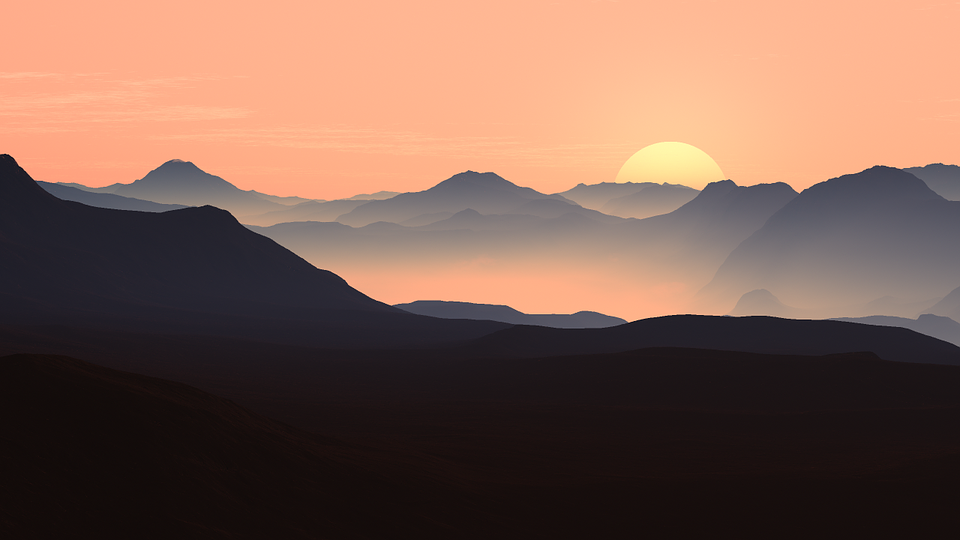
#> input picture media/test.png, 960 x 540 px
$ python PerformanceDCT.py
#> lines starting #> are read from the running program, lines starting #| are printed output that depends on the picture; long printed decimals are rounded
### WatermarkDCT.py
import cv2
import numpy as np
import os


class WatermarkDCT:
    def __init__(self, orig_img_path, num_of_co=1000, alpha=0.1):
        self.orig_img = self.load_img(orig_img_path)
        self.watermarked_img = None
        self.num_of_co = num_of_co
        self.alpha = alpha
        self.wm_sim = None

        dct_img = self.calculate_dct(self.orig_img)
        dct_img = np.array(dct_img)

        dct_vec = dct_img.flatten()
        self.coeff_ids = np.flip(np.argsort(np.absolute(dct_vec)))
        self.coeff_ids = self.coeff_ids[1:self.num_of_co + 1]
        self.orig_dct_coeff = dct_vec[self.coeff_ids]

        self.wm_vec = self.create_n_normal_values(self.num_of_co)

    @staticmethod
    def load_img(orig_img_path, color_mode=0):
        return np.float32(cv2.imread(orig_img_path, color_mode))

    @staticmethod
    def save_img(new_path, new_img):
        cv2.imwrite(new_path, new_img)

    def show_orig_img(self):
        self.show_img('original image', self.orig_img)

    def show_watermarked_img(self):
        self.show_img('watermarked image', self.watermarked_img)

    def show_difference_img(self):
        self.show_img('difference image', abs(self.watermarked_img - self.orig_img) * 10)

    # [14 lines left out: functions show_watermark_results, show_img, not called in this run]

    def encode_watermark(self):
        self.orig_img = cv2.resize(self.orig_img, (1800, 1200))
        dct_img = self.calculate_dct(self.orig_img)
        dct_img = np.array(dct_img)

        dct_vec = dct_img.flatten()
        self.coeff_ids = np.flip(np.argsort(np.absolute(dct_vec)))
        self.coeff_ids = self.coeff_ids[1:self.num_of_co + 1]
        self.orig_dct_coeff = dct_vec[self.coeff_ids]

        self.wm_vec = self.create_n_normal_values(self.num_of_co)

        dct_vec[self.coeff_ids] = self.calculate_dct_watermark()
        dct_wm = np.reshape(dct_vec, dct_img.shape)

        self.watermarked_img = self.calculate_inverse_dct(dct_wm)
        self.save_img('result_DCT.png', self.watermarked_img)

    def detect_watermark(self, target_img_path=None, threshold=10):
        if target_img_path is None:
            target_img = self.watermarked_img
        else:
            target_img = self.load_img(target_img_path)
        target_img = cv2.resize(target_img, (1800, 1200))
        dct_img = self.calculate_dct(target_img)
        dct_img = np.array(dct_img)
        dct_vec = dct_img.flatten()
        wm_dct_coeff = dct_vec[self.coeff_ids]

        wm_encoded = self.calculate_inverse_dct_watermark(self.orig_dct_coeff, wm_dct_coeff)
        if not wm_encoded.any():
            return False  # This is the case of trying to detect the watermark on the original image
        wm_sim = self.calculate_vec_similarity(wm_encoded, self.wm_vec)

        self.wm_sim = wm_sim
        return bool(wm_sim > threshold)

    # [12 lines left out: function decode_watermark, not called in this run]

    def calculate_dct_watermark(self):
        return self.orig_dct_coeff * (1 + self.alpha * self.wm_vec)

    def calculate_inverse_dct_watermark(self, original_dct_coeff, wm_dct_coeff):
        try:
            inv_dct_watermark = ((wm_dct_coeff / original_dct_coeff) - 1) / self.alpha
        except Exception:
            raise Exception('Couln\'t calculate the inverse dct watermark')
        return inv_dct_watermark

    @staticmethod
    def calculate_vec_similarity(vec1, vec2):
        vec1_row = np.array(vec1).reshape(1, -1)
        vec2_col = np.array(vec2).reshape(-1, 1)
        return (vec1_row @ vec2_col) / np.linalg.norm(vec1_row)

    @staticmethod
    def create_n_normal_values(length):
        return np.random.randn(length)

    @staticmethod
    def calculate_dct(img):
        img = np.float32(img)
        return cv2.dct(img)

    @staticmethod
    def calculate_inverse_dct(img):
        img = np.float32(img)
        return cv2.dct(img, flags=cv2.DCT_INVERSE)

### test/dct/PerformanceDCT.py
import cv2
import numpy as np
from WatermarkDCT import WatermarkDCT


class PerformanceDCT:
    def __init__(self, num_of_co=1000, alpha=0.1):
        self.msg = 'performance'
        self.out_file = 'result_DCT.png'
        self.in_file = '../../media/test.png'
        self.num_of_co = num_of_co
        self.alpha = alpha

        self.dct_wm = WatermarkDCT(self.in_file, num_of_co=self.num_of_co, alpha=self.alpha)
#> in load_img, `return np.float32(cv2.imread(orig_img_path, color_mode))`:
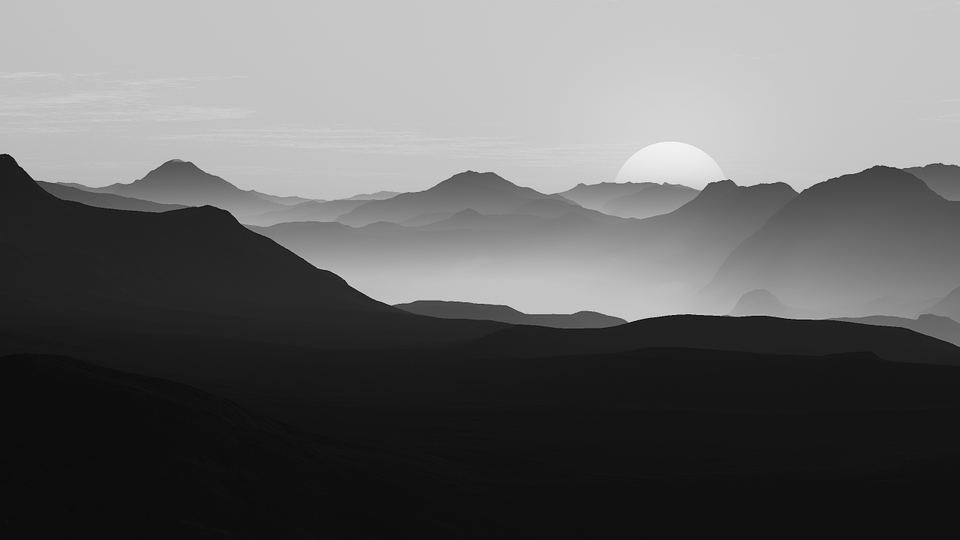
#> returned value: shape (540, 960) float32; min 2, max 246, mean 102.6
#> in __init__, `self.coeff_ids = self.coeff_ids[1:self.num_of_co + 1]`: self.coeff_ids = 1000 values, max 99851 at index 943, min 1 at index 4, mean 27353.8
#> in __init__, `self.orig_dct_coeff = dct_vec[self.coeff_ids]`: self.orig_dct_coeff = 1000 values, max 53277.2 at index 0, min -6739 at index 2, mean 45.03
        self.dct_wm.encode_watermark()
#> in encode_watermark, `self.orig_img = cv2.resize(self.orig_img, (1800, 1200))`:
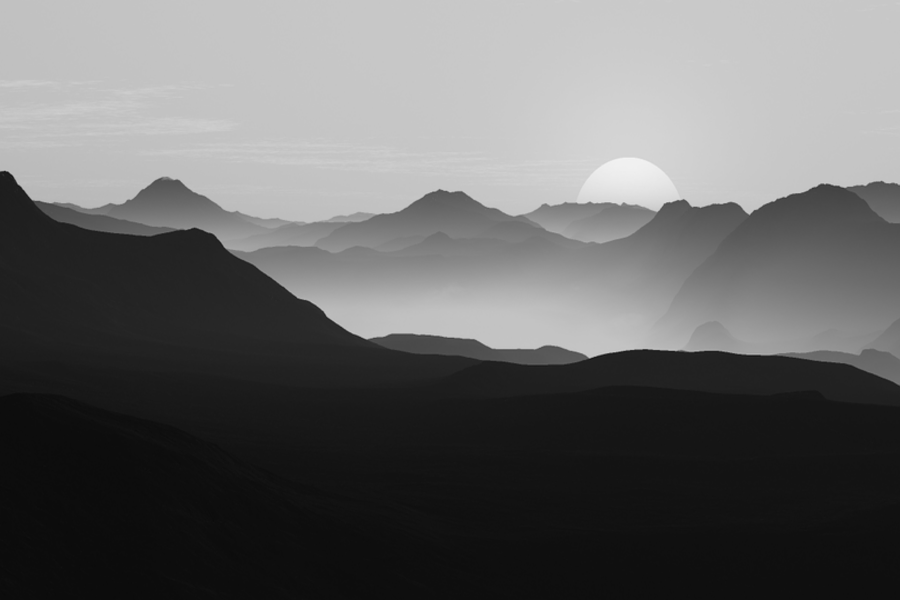
#> self.orig_img: shape (1200, 1800) float32 (shown at 1/2 size); min 7.22, max 244.4, mean 102.6
#> in encode_watermark, `self.coeff_ids = self.coeff_ids[1:self.num_of_co + 1]`: self.coeff_ids = 1000 values, max 187211 at index 974, min 1 at index 4, mean 50747
#> in encode_watermark, `self.orig_dct_coeff = dct_vec[self.coeff_ids]`: self.orig_dct_coeff = 1000 values, max 108751.3 at index 0, min -13756.2 at index 2, mean 92.38

    @staticmethod
    def rotate_image(image, angle):
        image_center = tuple(np.array(image.shape[1::-1]) / 2)
        rot_mat = cv2.getRotationMatrix2D(image_center, angle, 1.0)
        result = cv2.warpAffine(image, rot_mat, image.shape[1::-1], flags=cv2.INTER_LINEAR)
        return result

    @staticmethod
    def scale_img(img, scale_percent):
        width = int(img.shape[1] * scale_percent / 100)
        height = int(img.shape[0] * scale_percent / 100)
        dim = (width, height)

        return cv2.resize(img, dim, interpolation=cv2.INTER_AREA)

    @staticmethod
    def load_img(orig_img_path, color_mode=0):
        return np.float32(cv2.imread(orig_img_path, color_mode))

    @staticmethod
    def save_img(new_path, new_img):
        cv2.imwrite(new_path, new_img)

    @staticmethod
    def show_img(label, img):
        try:
            cropped_img = cv2.resize(img, (1800, 1200))
            cv2.imshow(label, np.uint8(cropped_img))
            cv2.waitKey(0)
            cv2.destroyWindow(label)
        except cv2.error:
            print('No image is loaded. Please choose a valid path.')

    def no_modification(self):
        self.save_img('dct_output.png', self.dct_wm.watermarked_img)
        self.print_result(
            'no_modification',
            self.dct_wm.detect_watermark(),
            self.dct_wm.wm_sim
        )
#> in detect_watermark, `wm_dct_coeff = dct_vec[self.coeff_ids]`: wm_dct_coeff = 1000 values, max 114797.5 at index 0, min -13971.9 at index 4, mean 103.6
#> in calculate_inverse_dct_watermark, `inv_dct_watermark = ((wm_dct_coeff / original_dct_coeff) - 1) / self.a..`: inv_dct_watermark = 1000 values, max 3.17 at index 54, min -2.99 at index 446, mean 0.0136
#> in detect_watermark, `wm_encoded = self.calculate_inverse_dct_watermark(self.orig_dct_coeff,..`: wm_encoded has the same summary as inv_dct_watermark in calculate_inverse_dct_watermark
#> in detect_watermark, `wm_sim = self.calculate_vec_similarity(wm_encoded, self.wm_vec)`: wm_sim = [30.62]
#> in print_result, `pass_fail = "FAIL"`: pass_fail = 'FAIL'
#| no_modification : [[30.619]] : PASS

    def after_rotation_90(self):
        rotated_img = cv2.rotate(self.load_img(self.out_file), cv2.cv2.ROTATE_90_CLOCKWISE)
        self.save_img('rot_90.png', rotated_img)

        self.print_result(
            'after_rotation_90',
            self.dct_wm.detect_watermark('rot_90.png'),
            self.dct_wm.wm_sim
        )

    def after_rotation_90_and_back_to_normal(self):
        rotated_img = cv2.rotate(self.load_img(self.out_file), cv2.cv2.ROTATE_90_CLOCKWISE)
        normal_img = cv2.rotate(rotated_img, cv2.cv2.ROTATE_90_COUNTERCLOCKWISE)
        self.save_img('rot_90_and_back.png', normal_img)

        self.print_result(
            'after_rotation_90_and_back_to_normal',
            self.dct_wm.detect_watermark('rot_90_and_back.png'),
            self.dct_wm.wm_sim
        )

    def after_multiple_scalings(self):
        scaled_img = self.scale_img(self.load_img(self.out_file), 100)
        scaled_img = self.scale_img(scaled_img, 20)
        scaled_img = self.scale_img(scaled_img, 300)
        scaled_img = self.scale_img(scaled_img, 10)
        self.save_img('scaled.png', scaled_img)

        self.print_result(
            'after_multiple_scalings',
            self.dct_wm.detect_watermark('scaled.png'),
            self.dct_wm.wm_sim
        )

    def normalization(self):
        zeros_img = np.zeros((800, 800))
        normalized_img = cv2.normalize(self.load_img(self.out_file), zeros_img, alpha=0, beta=255, norm_type=cv2.NORM_MINMAX)
        self.save_img('normalized.png', normalized_img)

        self.print_result(
            'normalization',
            self.dct_wm.detect_watermark('normalized.png'),
            self.dct_wm.wm_sim
        )

    def histograms_equalization(self):
        img = cv2.imread(self.out_file)
        img = cv2.cvtColor(img, cv2.COLOR_BGR2GRAY)
        hist_eq_img = cv2.equalizeHist(img)
        self.save_img('hist_eq.png', hist_eq_img)

        self.print_result(
            'histograms_equalization',
            self.dct_wm.detect_watermark('hist_eq.png'),
            self.dct_wm.wm_sim
        )

    def gauss_noise(self):
        image = self.load_img(self.out_file)
        row, col = image.shape
        mean = 0
        var = 10
        sigma = var ** 0.5
        gauss = np.random.normal(mean, sigma, (row, col))
        gauss = gauss.reshape(row, col)
        gauss_img = image + gauss
        self.save_img('gauss.png', gauss_img)

        self.print_result(
            'gauss_noise',
            self.dct_wm.detect_watermark('gauss.png'),
            self.dct_wm.wm_sim
        )

    def salt_and_peper(self):
        image = self.load_img(self.out_file)
        s_vs_p = 0.5
        amount = 0.004
        out = np.copy(image)

        # Salt mode
        num_salt = np.ceil(amount * image.size * s_vs_p)
        coords = [np.random.randint(0, i - 1, int(num_salt))
                  for i in image.shape]
        out[tuple(coords)] = 1

        # Pepper mode
        num_pepper = np.ceil(amount * image.size * (1. - s_vs_p))
        coords = [np.random.randint(0, i - 1, int(num_pepper))
                  for i in image.shape]
        out[tuple(coords)] = 0

        self.save_img('salt_and_pepper.png', out)
        self.print_result(
            'salt_and_peper',
            self.dct_wm.detect_watermark('salt_and_pepper.png'),
            self.dct_wm.wm_sim
        )

    def jpg_conversion(self):
        image = self.load_img(self.out_file)
        cv2.imwrite('jpg_test.jpg', image, [int(cv2.IMWRITE_JPEG_QUALITY), 100])

        self.print_result(
            'jpg_conversion',
            self.dct_wm.detect_watermark('jpg_test.jpg'),
            self.dct_wm.wm_sim
        )

    def jpg_conversion_and_back_to_png(self):
        image = self.load_img(self.out_file)
        cv2.imwrite('jpg_test.jpg', image, [int(cv2.IMWRITE_JPEG_QUALITY), 100])
        jpg_img = self.load_img('jpg_test.jpg')
        cv2.imwrite('jpg_and_back.png', jpg_img, [cv2.IMWRITE_PNG_COMPRESSION])

        self.print_result(
            'jpg_conversion_and_back_to_png',
            self.dct_wm.detect_watermark('jpg_and_back.png'),
            self.dct_wm.wm_sim
        )

    @staticmethod
    def print_result(fn_name, result, similarity):
        pass_fail = "FAIL"
        if result:
            pass_fail = "PASS"
        print(fn_name + " : " + str(similarity) + " : " + pass_fail)

    def run_all_tests(self):
        self.no_modification()
        self.after_rotation_90()
#> in after_rotation_90, `rotated_img = cv2.rotate(self.load_img(self.out_file), cv2.cv2.ROTATE_..`:
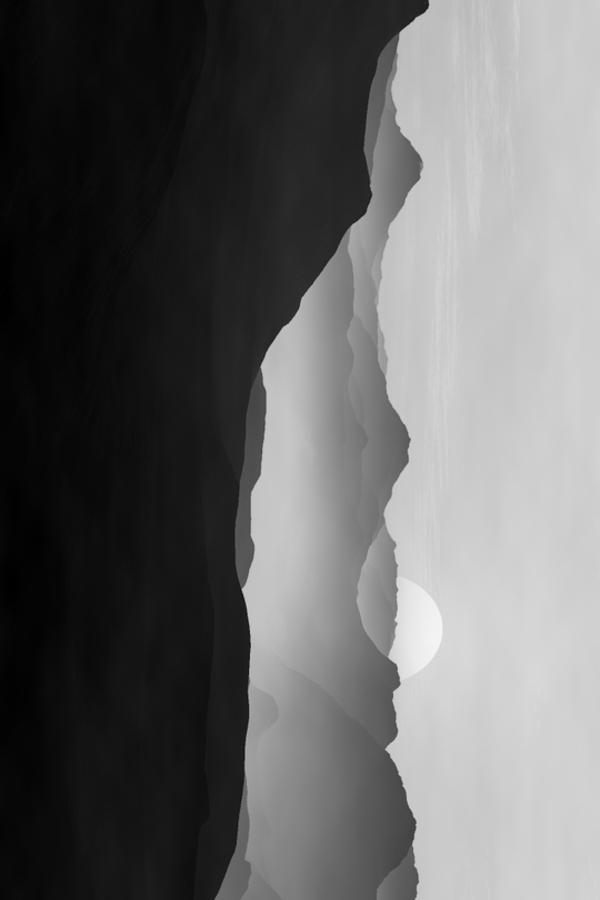
#> rotated_img: shape (1800, 1200) float32 (shown at 1/2 size); min 0, max 248, mean 102.6
#> call 2 of detect_watermark, with target_img_path = 'rot_90.png', threshold = 10
#> in detect_watermark (call 2), `target_img = cv2.resize(target_img, (1800, 1200))`:
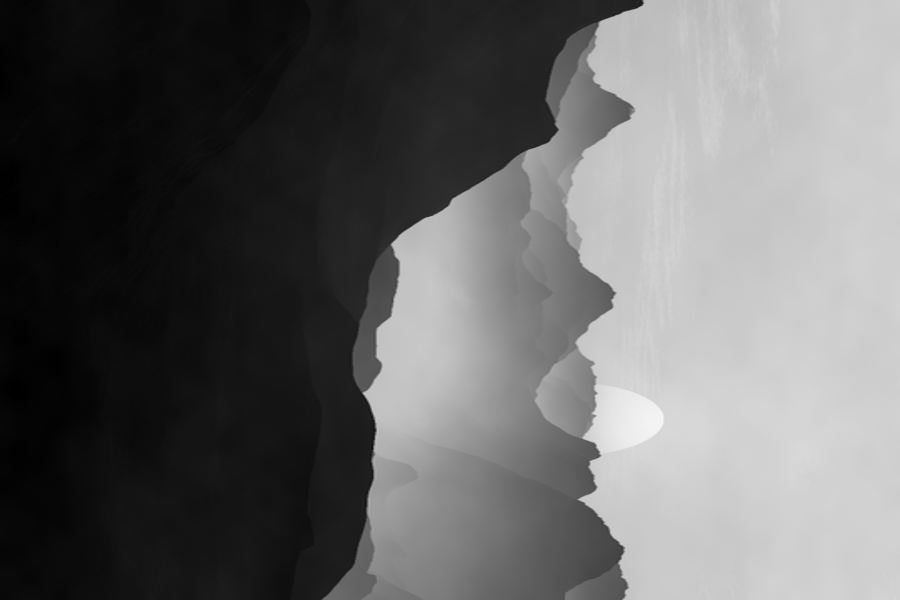
#> target_img: shape (1200, 1800) float32 (shown at 1/2 size); min 0, max 247.2, mean 102.6
#> in detect_watermark (call 2), `wm_dct_coeff = dct_vec[self.coeff_ids]`: wm_dct_coeff = 1000 values, max 15499.8 at index 1, min -114795.8 at index 4, mean -102.8
#> in detect_watermark (call 2), `wm_encoded = self.calculate_inverse_dct_watermark(self.orig_dct_coeff,..`: wm_encoded = 1000 values, max 192.6 at index 419, min -152.8 at index 781, mean -9.96
#> in detect_watermark (call 2), `wm_sim = self.calculate_vec_similarity(wm_encoded, self.wm_vec)`: wm_sim = [-1.67]
#| after_rotation_90 : [[-1.671]] : FAIL
        self.after_rotation_90_and_back_to_normal()
#| after_rotation_90_and_back_to_normal : [[30.613]] : PASS
        self.after_multiple_scalings()
#> in scale_img, `width = int(img.shape[1] * scale_percent / 100)`: width = 1800
#> in scale_img, `dim = (width, height)`: dim = (1800, 1200)
#> call 4 of save_img, with new_path = 'scaled.png'
#> in save_img (call 4), `cv2.imwrite(new_path, new_img)`:
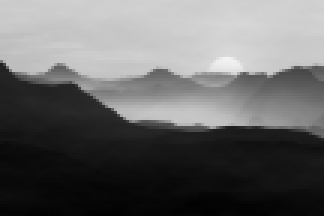
#> saved as scaled.png: shape (72, 108) (shown 3 times larger); min 0, max 242, mean 102.6
#| after_multiple_scalings : [[6.493]] : FAIL
        self.normalization()
#| normalization : [[29.195]] : PASS
        self.histograms_equalization()
#> in histograms_equalization, `hist_eq_img = cv2.equalizeHist(img)`:
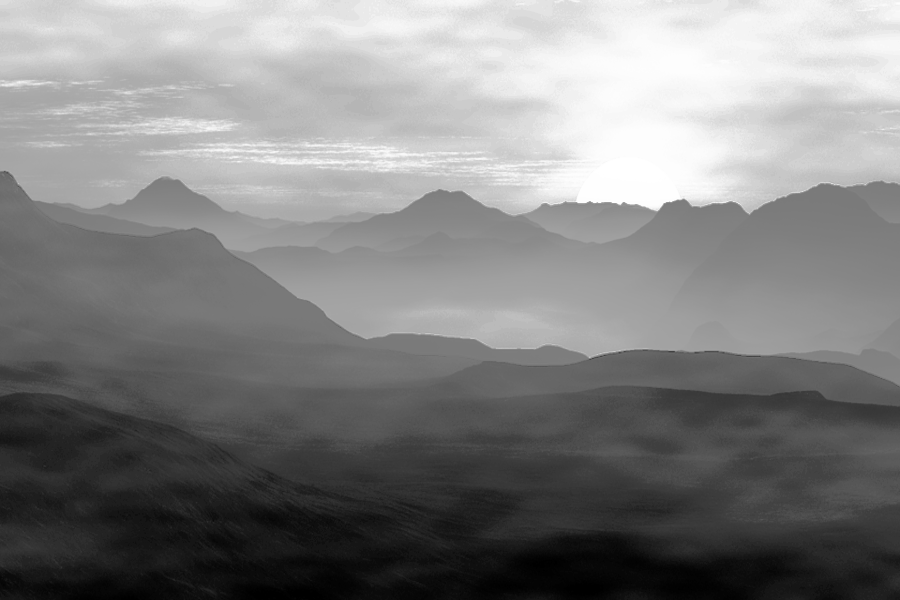
#> hist_eq_img: shape (1200, 1800) (shown at 1/2 size); min 0, max 255, mean 129.1
#| histograms_equalization : [[10.121]] : PASS
        self.gauss_noise()
#| gauss_noise : [[30.478]] : PASS
        self.salt_and_peper()
#> in salt_and_peper, `out[tuple(coords)] = 0`:
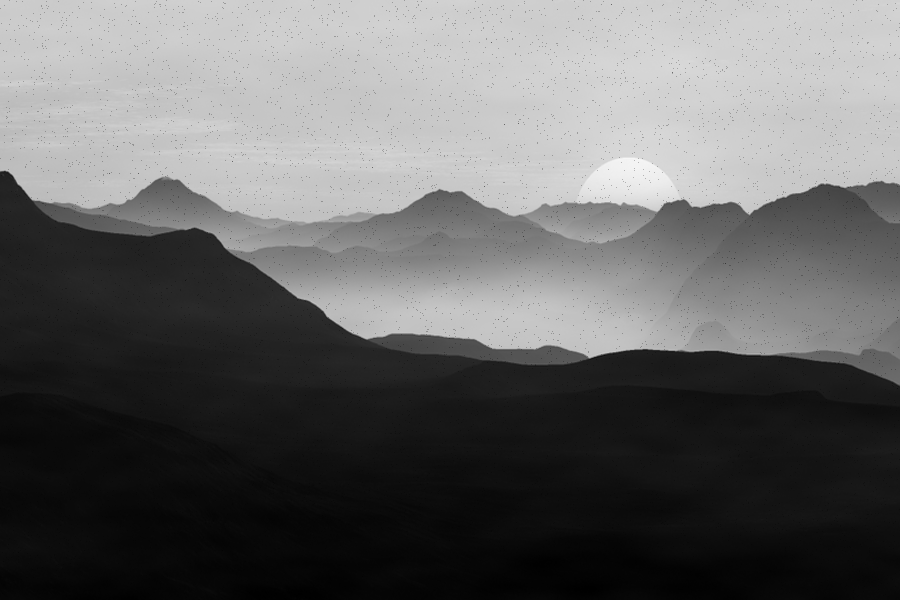
#> out: shape (1200, 1800) float32 (shown at 1/2 size); min 0, max 248, mean 102.2
#| salt_and_peper : [[29.789]] : PASS
        self.jpg_conversion()
#| jpg_conversion : [[30.612]] : PASS
        self.jpg_conversion_and_back_to_png()


if __name__ == "__main__":
#> (the run stopped early here; a loop or call above may not have finished)
